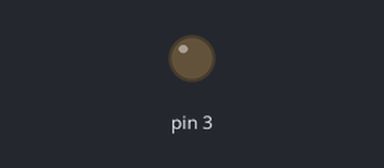
Bench run of a sketch on a simulated Arduino Uno, built with avr-gcc and run on an emulated ATmega328P. Shown: output pins drawn as LEDs (lit = HIGH).

Above: at 10.2 s.
Timing chart, 0 to 11.7 s (numbered marks = the images above):
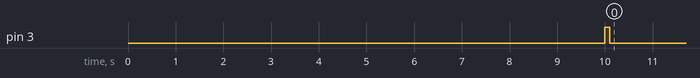

Measured:
- by itself, pin 3: HIGH → LOW at 10.1 s

The sketch:

FirstRollTest.ino
```cpp
// the setup function runs once when you press reset or power the board
void setup() {
  // initialize digital pin 13 as an output.
  pinMode(3, OUTPUT);
  digitalWrite(3, LOW);
  delay(10000);
  digitalWrite(3, HIGH);
  delay(100);
}

// the loop function runs over and over again forever
void loop() {
            // wait for a second
  digitalWrite(3, LOW);    // turn the LED off by making the voltage LOW
             // wait for a second
}
```
